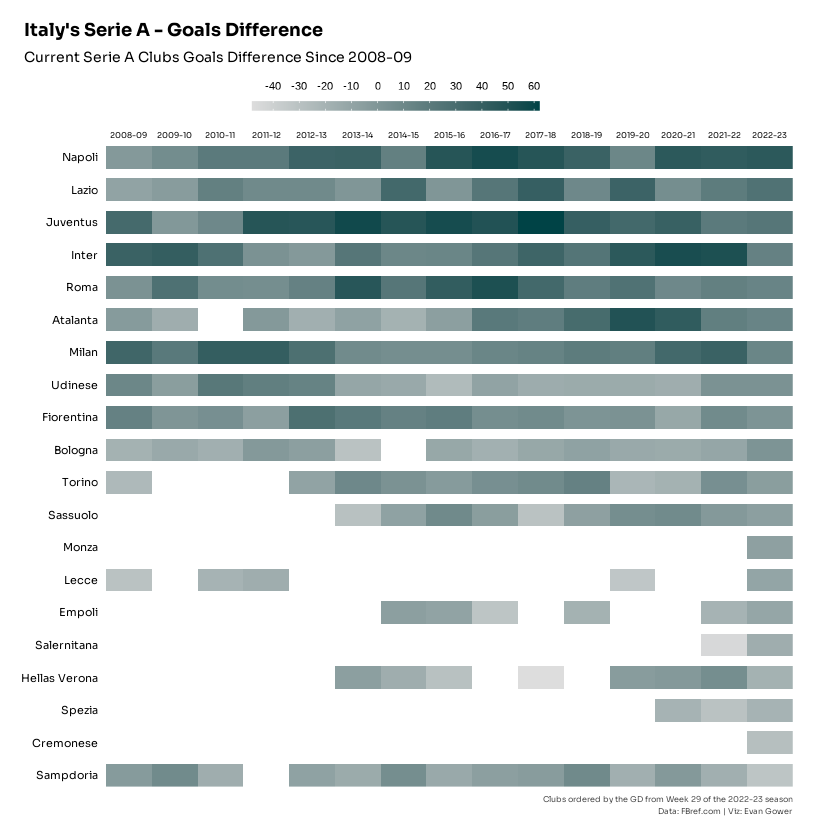

This chart was generated by the following R code:
# Load packages and add custom font
library(tidyverse)
library(worldfootballR)
library(showtext)

font_add_google('Sora', 'sora')
showtext_auto()

# Load data using worldfootballR
serie_a <- fb_match_results(country = "ITA", gender = "M", season_end_year = c(2009:2023), tier = "1st")

# Prepare data
# Select vars
serie_a_df <- serie_a %>%
  select(Season_End_Year, Home, Away, HomeGoals, AwayGoals) %>%
  set_names(names(.) %>% str_to_lower())

# Summarise number of goals scored and conceded by season and club
# Home goals
serie_a_home <- serie_a_df %>%
  group_by(season_end_year, home) %>%
  summarise(home_goals = sum(homegoals, na.rm = TRUE),
            home_goals_conceded = sum(awaygoals, na.rm = TRUE),
            .groups = "drop")

# Away goals
serie_a_away <- serie_a_df %>%
  group_by(season_end_year, away) %>%
  summarise(away_goals = sum(awaygoals, na.rm = TRUE),
            away_goals_conceded = sum(homegoals, na.rm = TRUE),
            .groups = "drop")

# Join tables
serie_a_gd <- serie_a_home %>%
  left_join(serie_a_away, by = c("season_end_year", "home" = "away")) %>%
  rename(`club` = home) %>%
  mutate(goal_diff = (home_goals + away_goals) - (home_goals_conceded + away_goals_conceded))

# Select data that has clubs in the current season
serie_a_latest <- serie_a_gd %>%
  mutate(current_season = case_when(season_end_year == max(season_end_year) ~ 1, TRUE ~ 0)) %>%
  group_by(club) %>%
  mutate(club_current_season = max(current_season)) %>%
  filter(club_current_season == 1) %>%
  ungroup() %>%
  arrange(season_end_year, desc(goal_diff)) %>%
  mutate(club = club %>% fct_reorder2(season_end_year, desc(goal_diff)),
         season = str_glue("{season_end_year - 1} - {str_sub(season_end_year, 3, 4)}"))

# Plot data
ggplot(serie_a_latest, aes(season, club, fill = goal_diff)) +
  geom_tile(height = 0.7) +
  scale_x_discrete(position = "top") +
  scale_fill_gradient(low = "#dddddd", high = "#004346", n.breaks = 12) +
  coord_cartesian(expand = FALSE) +
  labs(title = "Italy's Serie A - Goal Difference",
       subtitle = "Current Serie A Clubs Goals Difference Since 2008-09",
       caption = "Clubs ordered by the GD from Week 29 of the 2022-23 season\n Data: FBref.com | Viz: Evan Gower",
       x = "", y = "") +
  theme_minimal() +
  theme(plot.title.position = "plot",
        plot.title = element_text(family = 'sora', face = 'bold'),
        plot.subtitle = element_text(family = 'sora', size = 10.5),
        plot.caption.position = "plot",
        plot.caption = element_text(family = 'sora', size = 6, color = 'grey30', lineheight = 1),
        legend.title = element_blank(),
        legend.position = "top",
        legend.text = element_text(family = 'sora', size = 8),
        legend.margin = margin(l = -70),
        panel.grid = element_blank(),
        plot.margin = margin(0.5, 1, 0.5, 0.5, unit = "cm"),
        axis.text.x = element_text(family = 'sora', size = 6, color = "black"),
        axis.text.y = element_text(family = 'sora', size = 8, color = "black"),
        axis.ticks.y = element_blank()) +
  guides(fill = guide_colorbar(label.position = "top", 
                               title.hjust = 0.6, 
                               barwidth = unit(12, "lines"), 
                               barheight = unit(0.4, "lines")))
